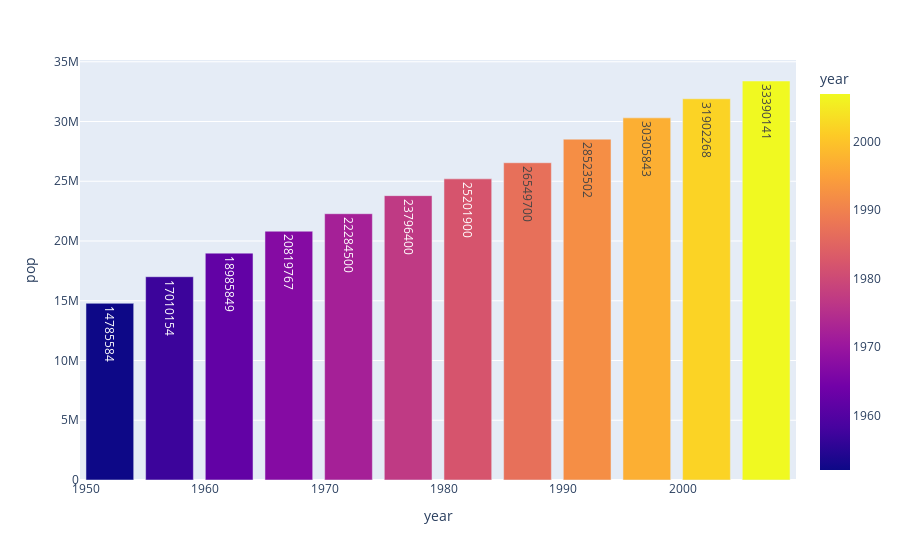

The code cell stored with this chart in its notebook:
### Code cell
px.bar(data_canada,x='year',y='pop',color='year',text='pop')

### Figure 1 — Plotly figure (JSON) as saved in the notebook; plotly's stock layout.template omitted (floating-point values rounded to 4 significant figures)
{"data": [{"alignmentgroup": "True", "hovertemplate": "year=%{marker.color}<br>pop=%{text}<extra></extra>", "legendgroup": "", "marker": {"color": [1952, 1957, 1962, 1967, 1972, 1977, 1982, 1987, 1992, 1997, 2002, 2007], "coloraxis": "coloraxis", "pattern": {"shape": ""}}, "name": "", "offsetgroup": "", "orientation": "v", "showlegend": false, "text": [14785584, 17010154, 18985849, 20819767, 22284500, 23796400, 25201900, 26549700, 28523502, 30305843, 31902268, 33390141], "textposition": "auto", "type": "bar", "x": [1952, 1957, 1962, 1967, 1972, 1977, 1982, 1987, 1992, 1997, 2002, 2007], "xaxis": "x", "y": [14785584, 17010154, 18985849, 20819767, 22284500, 23796400, 25201900, 26549700, 28523502, 30305843, 31902268, 33390141], "yaxis": "y"}], "layout": {"autosize": true, "barmode": "relative", "coloraxis": {"colorbar": {"title": {"text": "year"}}, "colorscale": [[0, "#0d0887"], [0.1111, "#46039f"], [0.2222, "#7201a8"], [0.3333, "#9c179e"], [0.4444, "#bd3786"], [0.5556, "#d8576b"], [0.6667, "#ed7953"], [0.7778, "#fb9f3a"], [0.8889, "#fdca26"], [1, "#f0f921"]]}, "legend": {"tracegroupgap": 0}, "margin": {"t": 60}, "xaxis": {"anchor": "y", "autorange": true, "domain": [0, 1], "range": [1950.0, 2010.0], "title": {"text": "year"}, "type": "linear"}, "yaxis": {"anchor": "x", "autorange": true, "domain": [0, 1], "range": [0, 35150000.0], "title": {"text": "pop"}, "type": "linear"}}}
